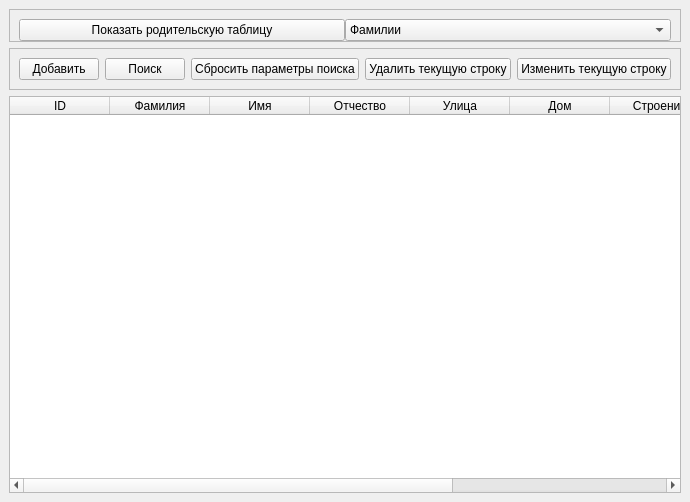
<?xml version="1.0" encoding="UTF-8"?>
<ui version="4.0">
 <class>MainWindow</class>
 <widget class="QMainWindow" name="MainWindow">
  <property name="geometry">
   <rect>
    <x>0</x>
    <y>0</y>
    <width>688</width>
    <height>502</height>
   </rect>
  </property>
  <property name="windowTitle">
   <string>Телефонная книга</string>
  </property>
  <widget class="QWidget" name="centralwidget">
   <layout class="QVBoxLayout" name="verticalLayout">
    <item>
     <widget class="QFrame" name="frame">
      <property name="frameShape">
       <enum>QFrame::StyledPanel</enum>
      </property>
      <property name="frameShadow">
       <enum>QFrame::Raised</enum>
      </property>
      <layout class="QHBoxLayout" name="horizontalLayout_2">
       <property name="spacing">
        <number>0</number>
       </property>
       <property name="bottomMargin">
        <number>0</number>
       </property>
       <item>
        <widget class="QPushButton" name="ShowParentTableButton">
         <property name="text">
          <string>Показать родительскую таблицу</string>
         </property>
        </widget>
       </item>
       <item>
        <widget class="QComboBox" name="ShowParentComboBox">
         <item>
          <property name="text">
           <string>Фамилии</string>
          </property>
         </item>
         <item>
          <property name="text">
           <string>Имена</string>
          </property>
         </item>
         <item>
          <property name="text">
           <string>Отчества</string>
          </property>
         </item>
         <item>
          <property name="text">
           <string>Улицы</string>
          </property>
         </item>
        </widget>
       </item>
      </layout>
     </widget>
    </item>
    <item>
     <widget class="QFrame" name="frame_2">
      <property name="frameShape">
       <enum>QFrame::StyledPanel</enum>
      </property>
      <property name="frameShadow">
       <enum>QFrame::Raised</enum>
      </property>
      <layout class="QHBoxLayout" name="horizontalLayout">
       <item>
        <widget class="QPushButton" name="InsertButton">
         <property name="text">
          <string>Добавить</string>
         </property>
        </widget>
       </item>
       <item>
        <widget class="QPushButton" name="SearchButton">
         <property name="text">
          <string>Поиск</string>
         </property>
        </widget>
       </item>
       <item>
        <widget class="QPushButton" name="StopSeacrhButton">
         <property name="text">
          <string>Сбросить параметры поиска</string>
         </property>
        </widget>
       </item>
       <item>
        <widget class="QPushButton" name="DeleteButton">
         <property name="text">
          <string>Удалить текущую строку</string>
         </property>
        </widget>
       </item>
       <item>
        <widget class="QPushButton" name="UpdateButton">
         <property name="text">
          <string>Изменить текущую строку</string>
         </property>
        </widget>
       </item>
      </layout>
     </widget>
    </item>
    <item>
     <widget class="QTableWidget" name="DataTable">
      <property name="sortingEnabled">
       <bool>false</bool>
      </property>
      <attribute name="horizontalHeaderShowSortIndicator" stdset="0">
       <bool>true</bool>
      </attribute>
      <attribute name="verticalHeaderVisible">
       <bool>false</bool>
      </attribute>
      <attribute name="verticalHeaderCascadingSectionResizes">
       <bool>false</bool>
      </attribute>
      <attribute name="verticalHeaderDefaultSectionSize">
       <number>30</number>
      </attribute>
      <column>
       <property name="text">
        <string>ID</string>
       </property>
      </column>
      <column>
       <property name="text">
        <string>Фамилия</string>
       </property>
      </column>
      <column>
       <property name="text">
        <string>Имя</string>
       </property>
      </column>
      <column>
       <property name="text">
        <string>Отчество</string>
       </property>
      </column>
      <column>
       <property name="text">
        <string>Улица</string>
       </property>
      </column>
      <column>
       <property name="text">
        <string>Дом</string>
       </property>
      </column>
      <column>
       <property name="text">
        <string>Строение</string>
       </property>
      </column>
      <column>
       <property name="text">
        <string>Квартира</string>
       </property>
      </column>
      <column>
       <property name="text">
        <string>Номер</string>
       </property>
      </column>
     </widget>
    </item>
   </layout>
  </widget>
 </widget>
 <resources/>
 <connections/>
</ui>
